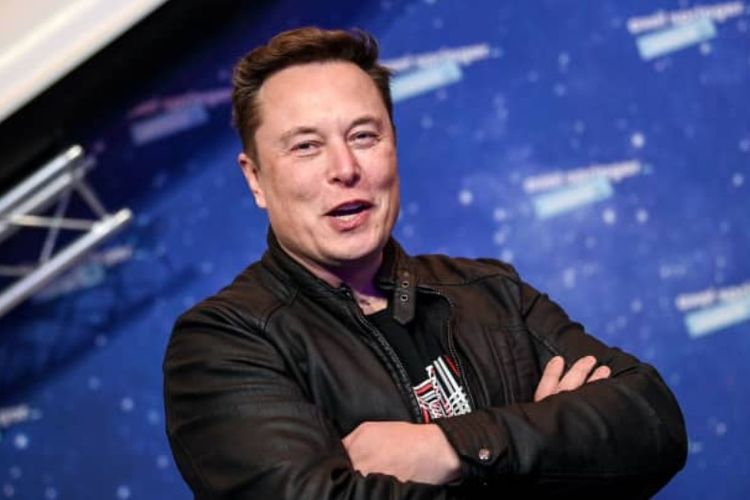
#> input picture Dataset/Train/Elon Musk/1.jpg, 750 x 500 px; its folder holds only this picture in this run
$ python Template.py
#> lines starting #> are read from the running program, lines starting #| are printed output that depends on the picture
#Aditya Winata  | 2301854252
#Daryl          | 2301856346

import cv2
import os
import numpy as np
from matplotlib import pyplot as plt

def get_train_image(path):
    '''
        To get a list of train images, images label, and images index using the given path

        Parameters
        ----------
        path : str
            Location of train root directory

        Returns
        -------
        list
            List containing all the train images
        list
            List containing all train images label
        list
            List containing all train images indexes
    '''
    face_list = []
    face_list_id = []
    face_dir_list = os.listdir(path)

    for idx, train_dir in enumerate(face_dir_list):
        face_path_list = os.listdir(path + '/' + train_dir)
        for face_path in face_path_list:#get into each individual folder
            image = cv2.imread(path + '/' + train_dir + "/"+ face_path)
            face_list.append(image) #get each person image
            face_list_id.append(idx) #index of the person

    return face_list, face_dir_list, face_list_id


def get_all_test_folders(path):
    '''
        To get a list of test subdirectories using the given path

        Parameters
        ----------
        path : str
            Location of test root directory

        Returns
        -------
        list
            List containing all the test subdirectories
    '''
    directories = []

    for i in os.listdir(path):
        directories.append(i)

    return directories


# [26 lines left out: function get_all_test_images, not called in this run]


def detect_faces_and_filter(faces_list, labels_list=None):
    '''
        To detect a face from given image list and filter it if the face on
        the given image is not equals to one

        Parameters
        ----------
        faces_list : list
            List containing all loaded images
        labels_list : list
            List containing all image classes labels

        Returns
        -------
        list
            List containing all filtered and cropped face images in grayscale
        list
            list containing image gray face location
        list
            List containing all filtered image classes label
    '''
    face_list_gray = []
    label_list_gray = []
    image_gray_location = []
    face_cascade = cv2.CascadeClassifier('haarcascade_frontalface_default.xml')
    if(labels_list != None): #Training
        for (idx, img) in zip(labels_list, faces_list):
            img_gray = cv2.cvtColor(img, cv2.COLOR_BGR2GRAY)
            detected_face = face_cascade.detectMultiScale(img_gray, scaleFactor=1.2, minNeighbors=5)
            if(len(detected_face) < 1):
                continue
            for face_rect in detected_face:
                x,y,h,w = face_rect
                face_img = img_gray[y:y+h, x:x+w]
                image_gray_location.append(face_rect)
                face_list_gray.append(face_img)
                label_list_gray.append(idx)

    else: #Testing
        for img in faces_list:
            img_gray = cv2.cvtColor(img, cv2.COLOR_BGR2GRAY)
            detected_face = face_cascade.detectMultiScale(img_gray, scaleFactor=1.2, minNeighbors=5)
            if(len(detected_face) < 1):
                continue
            for face_rect in detected_face:
                x,y,h,w = face_rect
                face_img = img_gray[y:y+h, x:x+w]
                image_gray_location.append(face_rect)
                face_list_gray.append(face_img)

    return face_list_gray, image_gray_location, label_list_gray

def train(grayed_images_list, grayed_labels_list):
    '''
        To create and train face recognizer object

        Parameters
        ----------
        grayed_images_list : list
            List containing all filtered and cropped face images in grayscale
        grayed_labels : list
            List containing all filtered image classes label

        Returns
        -------
        object
            Recognizer object after being trained with cropped face images
    '''
    face_recognizer = cv2.face.LBPHFaceRecognizer_create()
    face_recognizer.train(grayed_images_list, np.array(grayed_labels_list))

    return face_recognizer


# [131 lines left out: functions predict, check_attandee, write_prediction, combine_and_show_result, not called in this run]


'''
You may modify the code below if it's marked between

-------------------
Modifiable
-------------------

and

-------------------
End of modifiable
-------------------
'''

def main():

    '''
        Please modify train_path value according to the location of
        your data train root directory

        -------------------
        Modifiable
        -------------------
    '''
    train_path = 'Dataset/Train'
    '''
        -------------------
        End of modifiable
        -------------------
    '''

    faces_list, labels_list, indexes_list = get_train_image(train_path)
#> in get_train_image, image is the input picture: shape (500, 750, 3); mean B, G, R 110, 71.3, 67.1
#> faces_list = 1 item; labels_list = ['Elon Musk']; indexes_list = [0]
    grayed_trained_images_list, _, grayed_trained_labels_list = detect_faces_and_filter(faces_list, indexes_list)
#> the loop in detect_faces_and_filter, `for (idx, img) in zip(labels_list, faces_list):` made 1 pass
#> detected_face on pass 1: [[252, 73, 170, 170]]
#> pass 1, in detect_faces_and_filter, `img_gray = cv2.cvtColor(img, cv2.COLOR_BGR2GRAY)`:
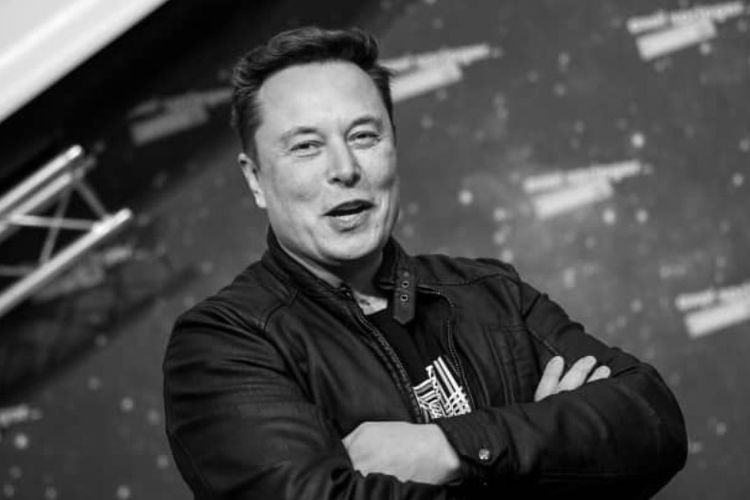
#> img_gray: shape (500, 750); min 0, max 255, mean 74.4
#> after the loop in detect_faces_and_filter, `for (idx, img) in zip(labels_list, faces_list):`: face_list_gray = 1 item; image_gray_location = [[252, 73, 170, 170]]; label_list_gray = [0]
#> grayed_trained_images_list = 1 item; grayed_trained_labels_list = [0]
    recognizer = train(grayed_trained_images_list, grayed_trained_labels_list)

    '''
        Please modify test_path value according to the location of
        your data train root directory

        -------------------
        Modifiable
        -------------------
    '''
    test_path = 'Dataset/Test'
    '''
        -------------------
        End of modifiable
        -------------------
    '''

    test_images_folder = get_all_test_folders(test_path)

    for index, room in enumerate(test_images_folder):
        test_images_list = get_all_test_images(test_path + '/' + room)
        grayed_test_image_list, grayed_test_location, _ = detect_faces_and_filter(test_images_list)
        predict_results = predict(recognizer, grayed_test_image_list)
        predicted_test_image_list = write_prediction(predict_results, test_images_list, grayed_test_location, labels_list, index+1)
        combine_and_show_result(room, predicted_test_image_list)


if __name__ == "__main__":
#> (the run stopped early here; a loop or call above may not have finished)

$ run again, on Dataset/Train/Elon Musk/4.jpg
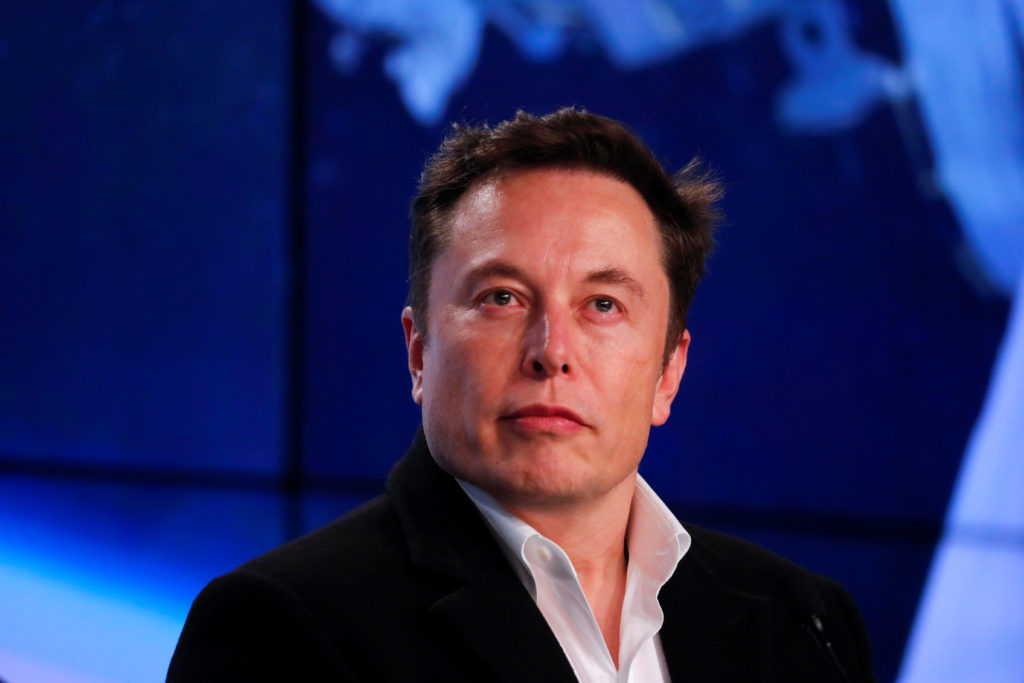
#> input picture Dataset/Train/Elon Musk/4.jpg, 1024 x 683 px
#> in get_train_image, image is the input picture: shape (683, 1024, 3); mean B, G, R 95.8, 44.2, 40.1
#> faces_list = 1 item; labels_list = ['Elon Musk']; indexes_list = [0]
#> the loop in detect_faces_and_filter, `for (idx, img) in zip(labels_list, faces_list):` made 1 pass
#> detected_face on pass 1: [[393, 175, 319, 319]]
#> pass 1, in detect_faces_and_filter, `img_gray = cv2.cvtColor(img, cv2.COLOR_BGR2GRAY)`:
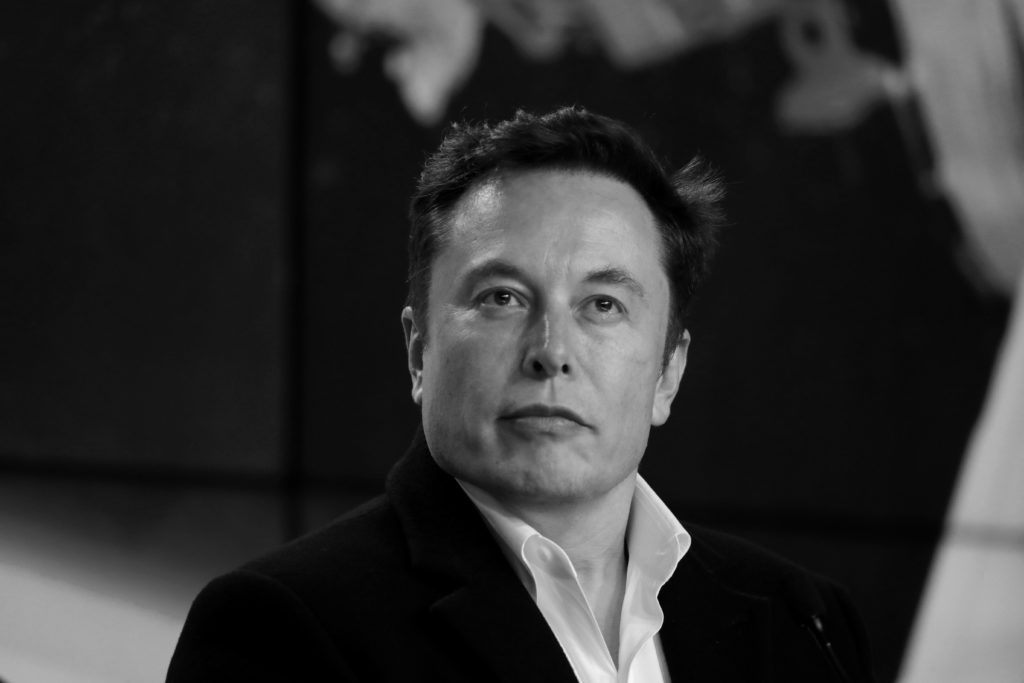
#> img_gray: shape (683, 1024); min 0, max 247, mean 48.8
#> after the loop in detect_faces_and_filter, `for (idx, img) in zip(labels_list, faces_list):`: face_list_gray = 1 item; image_gray_location = [[393, 175, 319, 319]]; label_list_gray = [0]
#> grayed_trained_images_list = 1 item; grayed_trained_labels_list = [0]

$ run again, on Dataset/Train/Elon Musk/5.jpg
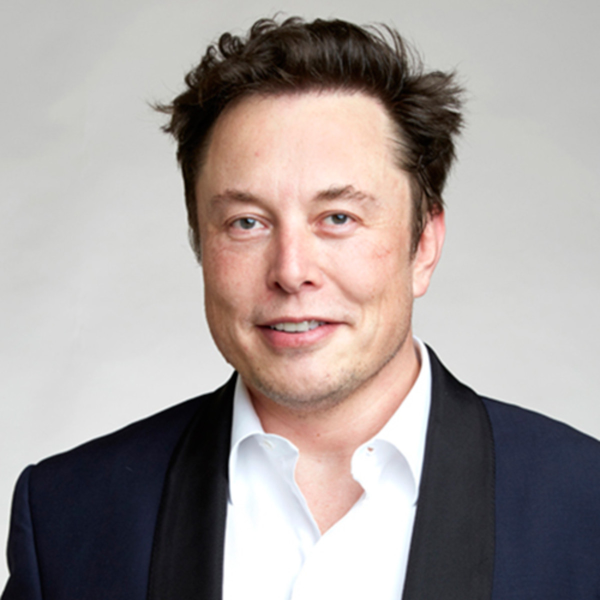
#> input picture Dataset/Train/Elon Musk/5.jpg, 1200 x 1200 px (shown at 1/2 size)
#> in get_train_image, image is the input picture: shape (1200, 1200, 3); mean B, G, R 153.6, 155.6, 164.2
#> faces_list = 1 item; labels_list = ['Elon Musk']; indexes_list = [0]
#> the loop in detect_faces_and_filter, `for (idx, img) in zip(labels_list, faces_list):` made 1 pass
#> detected_face on pass 1: [[319, 218, 554, 554]]
#> pass 1, in detect_faces_and_filter, `img_gray = cv2.cvtColor(img, cv2.COLOR_BGR2GRAY)`:
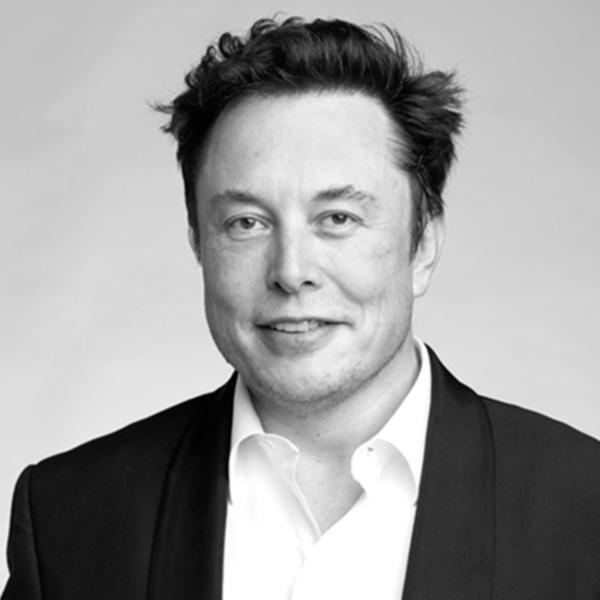
#> img_gray: shape (1200, 1200) (shown at 1/2 size); min 0, max 255, mean 158
#> after the loop in detect_faces_and_filter, `for (idx, img) in zip(labels_list, faces_list):`: face_list_gray = 1 item; image_gray_location = [[319, 218, 554, 554]]; label_list_gray = [0]
#> grayed_trained_images_list = 1 item; grayed_trained_labels_list = [0]

$ run again, on Dataset/Train/Elon Musk/6.jpg
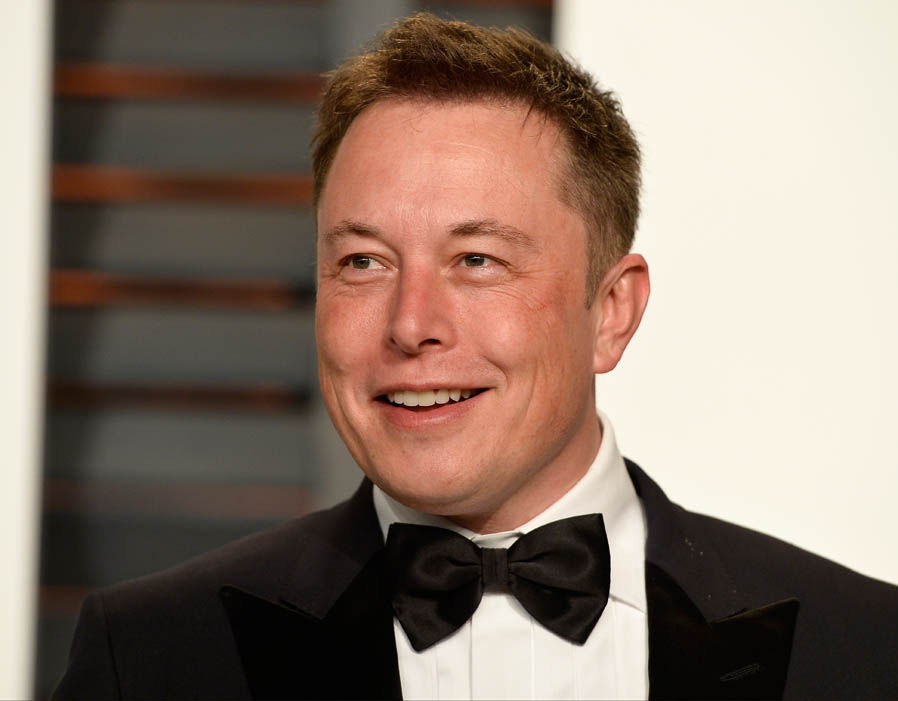
#> input picture Dataset/Train/Elon Musk/6.jpg, 898 x 701 px
#> in get_train_image, image is the input picture: shape (701, 898, 3); mean B, G, R 108.6, 121.3, 139.8
#> faces_list = 1 item; labels_list = ['Elon Musk']; indexes_list = [0]
#> the loop in detect_faces_and_filter, `for (idx, img) in zip(labels_list, faces_list):` made 1 pass
#> detected_face on pass 1: [[265, 134, 325, 325]]
#> pass 1, in detect_faces_and_filter, `img_gray = cv2.cvtColor(img, cv2.COLOR_BGR2GRAY)`:
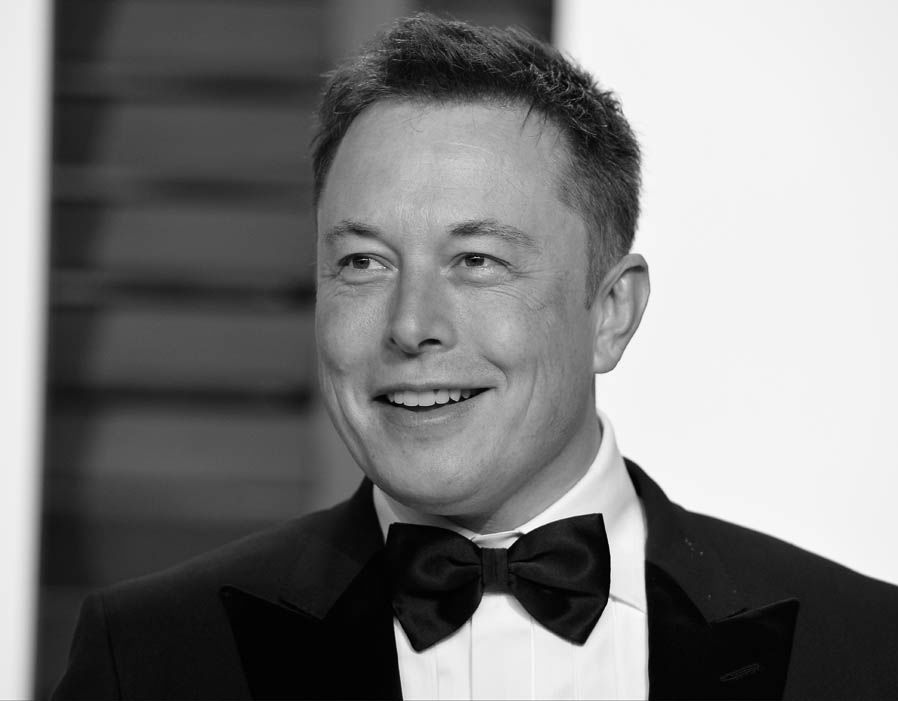
#> img_gray: shape (701, 898); min 0, max 253, mean 125.3
#> after the loop in detect_faces_and_filter, `for (idx, img) in zip(labels_list, faces_list):`: face_list_gray = 1 item; image_gray_location = [[265, 134, 325, 325]]; label_list_gray = [0]
#> grayed_trained_images_list = 1 item; grayed_trained_labels_list = [0]

$ run again, on Dataset/Train/Elon Musk/10.jpg
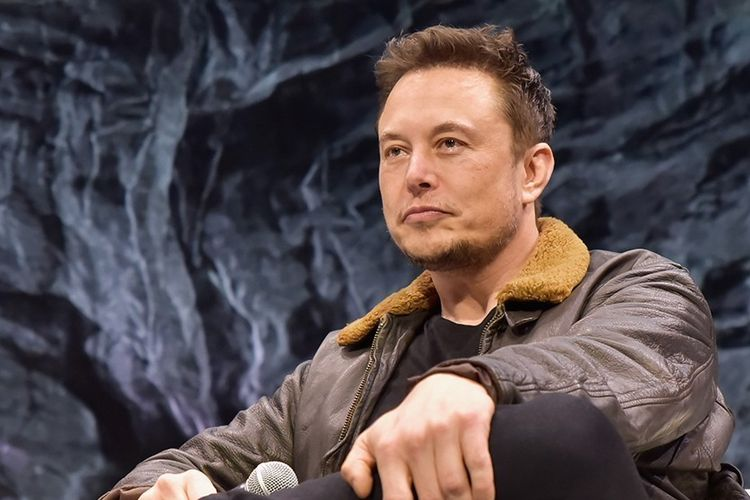
#> input picture Dataset/Train/Elon Musk/10.jpg, 750 x 500 px
#> in get_train_image, image is the input picture: shape (500, 750, 3); mean B, G, R 78.4, 75.2, 85.1
#> faces_list = 1 item; labels_list = ['Elon Musk']; indexes_list = [0]
#> the loop in detect_faces_and_filter, `for (idx, img) in zip(labels_list, faces_list):` made 1 pass
#> detected_face on pass 1: [[547, 136, 66, 66], [346, 78, 174, 174]]
#> pass 1, in detect_faces_and_filter, `img_gray = cv2.cvtColor(img, cv2.COLOR_BGR2GRAY)`:
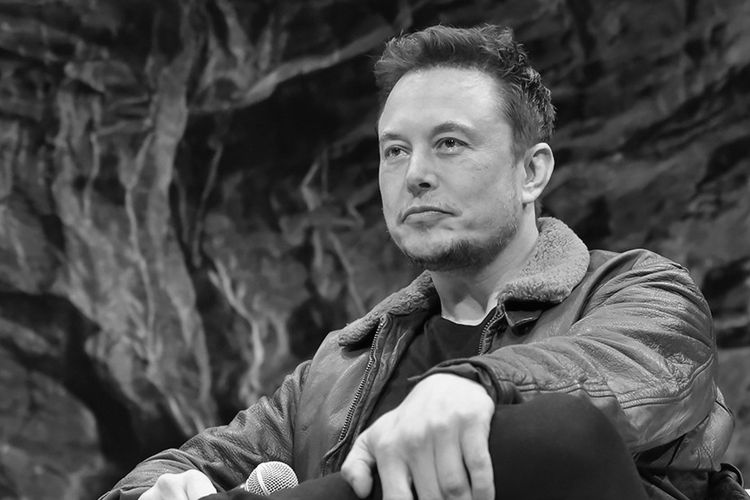
#> img_gray: shape (500, 750); min 0, max 254, mean 78.5
#> after the loop in detect_faces_and_filter, `for (idx, img) in zip(labels_list, faces_list):`: face_list_gray = 2 items; image_gray_location = [[547, 136, 66, 66], [346, 78, 174, 174]]; label_list_gray = [0, 0]
#> grayed_trained_images_list = 2 items; grayed_trained_labels_list = [0, 0]
